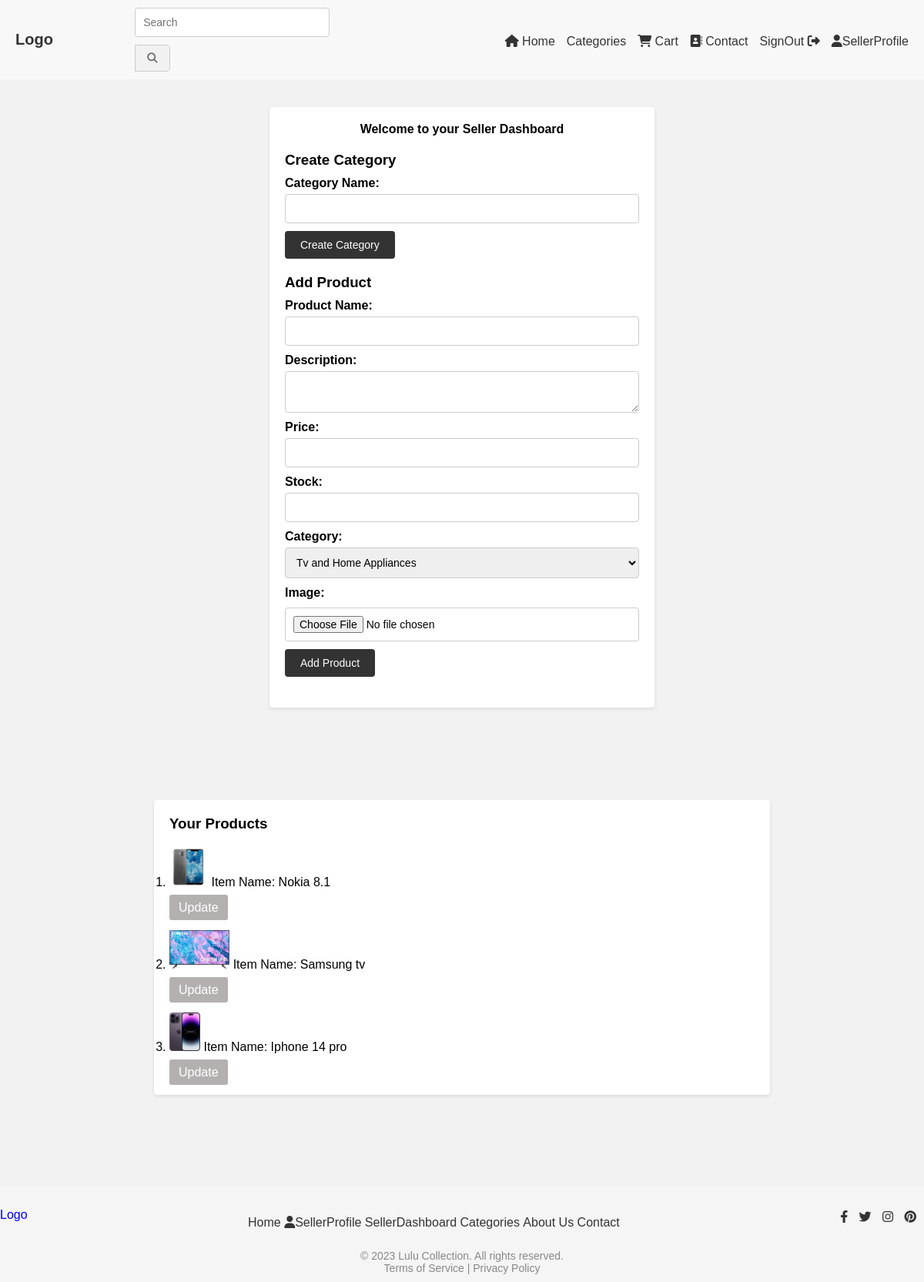
The app's page /seller/dashboard/ (signed in) with its own data.
### cart/models.py (models this page shows, shortened)
class Product(models.Model):
    name = models.CharField(max_length=200)
    description = models.TextField()
    price = models.DecimalField(max_digits=8, decimal_places=2)
    initial_stock = models.PositiveIntegerField(default=0)  # Add initial stock field
    stock = models.PositiveIntegerField(default=0)  # Add remaining stock field
    category = models.ForeignKey(Category, on_delete=models.CASCADE)
    seller = models.ForeignKey(Seller, on_delete=models.CASCADE)
    image = models.ImageField(upload_to='product_images')

### cart/views.py (the view, shortened to what this page needs)
# urls.py: path('seller/dashboard/', views.seller_dashboard, name='seller_dashboard'),
@login_required(login_url='seller_login')
def seller_dashboard(request):
    seller = request.user.seller
    products = Product.objects.filter(seller=seller)
    categories = Category.objects.all()
    context = {
        'products': products,
        'categories': categories
    }
    return render(request, 'seller_dashboard.html', context)

### templates/seller_dashboard.html (shortened to what this page needs)
<link rel="stylesheet" href="/css/seller_dashboard.css">
{% extends 'base.html' %}
{% block content %}
<div class="container"><h4>Welcome to your Seller Dashboard</h4>
  <h3>Create Category</h3>
  <form method="POST">
    <label for="category_name">Category Name:</label>
    <input type="text" id="category_name" name="category_name" required>
    <br>
    <input type="submit" name="create_category" value="Create Category">
  </form>
  <h3>Add Product</h3>
  <form method="POST" enctype="multipart/form-data">
    <label for="product_name">Product Name:</label>
    <input type="text" id="product_name" name="product_name" required>
    <br>
    <label for="product_description">Description:</label>
    <textarea id="product_description" name="product_description" required></textarea>
    <br>
    <label for="product_price">Price:</label>
    <input type="number" id="product_price" name="product_price" required>
    <br>
    <label for="initial_stock">Stock:</label>
    <input type="number" id="initial_stock" name="initial_stock" required>
    <br>
    <label for="product_category">Category:</label>
    <select id="product_category" name="product_category" required>
      {% for category in categories %}
        <option value="{{ category.id }}">{{ category.name }}</option>
      {% endfor %}
    </select>
    <br>
    <label for="product_image">Image:</label>
    <input type="file" id="product_image" name="product_image" required>
    <br>
    <input type="submit" name="add_product" value="Add Product">
  </form>
</div>
 <div class="container-productlist"> <h3>Your Products</h3>
  <ol>
    {% for product in products %}
   <li> <img class="productlist" src="{{product.image.url}}" alt="">
      Item Name: {{ product.name }}</li>
      <a class="edit" target="_blank" href="{% url 'seller_editproduct' product_id=product.id %}">Update</a>
    {% empty %}
      <li>No products available.</li>
    {% endfor %}
  </ol></div>
{% endblock %}

### media/css/seller_dashboard.css (style rules this page uses)
* { margin: 0; padding: 0; box-sizing: border-box; }
body { font-family: Arial, sans-serif; background-color: #f2f2f2; }
.container { max-width: 500px; margin: 3% auto; padding: 20px; background-color: #fff; border-radius: 4px; box-shadow: 0 2px 4px rgba(0, 0, 0, 0.1); }
h4 { margin-bottom: 20px; text-align: center; }
h3 { margin-bottom: 10px; }
form { margin-bottom: 20px; }
label { display: block; margin-bottom: 5px; font-weight: bold; }
input[type="text"], input[type="number"], input[type="file"], textarea, select { width: 100%; padding: 10px; border: 1px solid #ccc; border-radius: 4px; font-size: 14px; margin-bottom: 10px; }
input[type="file"] { margin-top: 5px; }
input[type="submit"] { background-color: #333; color: #fff; border: none; border-radius: 4px; padding: 10px 20px; cursor: pointer; font-size: 14px; transition: background-color 0.3s ease; }
li { margin-bottom: 15px; }
.productlist { height: 50px; }
.edit { background-color: rgb(181, 176, 176); color: #fff; padding: 8px 12px; border-radius: 3px; cursor: pointer; text-decoration: none; }
.container-productlist { max-width: 800px; margin: 10% auto; padding: 20px; background-color: #fff; border-radius: 4px; box-shadow: 0 2px 4px rgba(0, 0, 0, 0.1); }
li { margin-top: 20px; }

### records on screen
Product: image (picture), name "Nokia 8.1"
Product: image (picture), name "Samsung tv"
Product: image (picture), name "Iphone 14 pro"

### other values on screen
form field product_category "Tv and Home Appliances"
